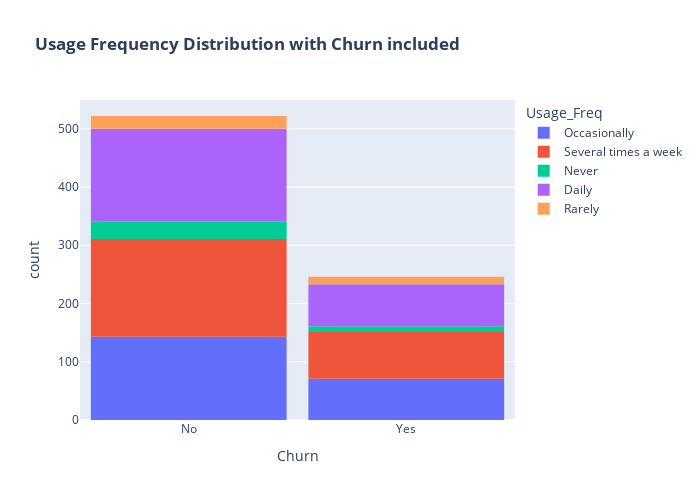

Notebook code cell kept with this figure:
### Code cell
fig = px.histogram(data, x="Churn", color="Usage_Freq", title="<b>Usage Frequency Distribution with Churn included </b>")
fig.update_layout(width=700, height=500, bargap=0.1)
fig.show()

### Figure 1 — Plotly figure (JSON) as saved in the notebook; plotly's stock layout.template omitted (floating-point values rounded to 4 significant figures; data arrays with more than 128 entries replaced by an {"elided": "..."} marker saying what was removed)
{"data": [{"alignmentgroup": "True", "bingroup": "x", "hovertemplate": "Usage_Freq=Occasionally<br>Churn=%{x}<br>count=%{y}<extra></extra>", "legendgroup": "Occasionally", "marker": {"color": "#636efa", "pattern": {"shape": ""}}, "name": "Occasionally", "offsetgroup": "Occasionally", "orientation": "v", "showlegend": true, "type": "histogram", "x": {"elided": "214 str values"}, "xaxis": "x", "yaxis": "y"}, {"alignmentgroup": "True", "bingroup": "x", "hovertemplate": "Usage_Freq=Several times a week<br>Churn=%{x}<br>count=%{y}<extra></extra>", "legendgroup": "Several times a week", "marker": {"color": "#EF553B", "pattern": {"shape": ""}}, "name": "Several times a week", "offsetgroup": "Several times a week", "orientation": "v", "showlegend": true, "type": "histogram", "x": {"elided": "248 str values"}, "xaxis": "x", "yaxis": "y"}, {"alignmentgroup": "True", "bingroup": "x", "hovertemplate": "Usage_Freq=Never<br>Churn=%{x}<br>count=%{y}<extra></extra>", "legendgroup": "Never", "marker": {"color": "#00cc96", "pattern": {"shape": ""}}, "name": "Never", "offsetgroup": "Never", "orientation": "v", "showlegend": true, "type": "histogram", "x": ["No", "No", "No", "No", "No", "Yes", "No", "Yes", "No", "No", "No", "No", "No", "Yes", "Yes", "Yes", "Yes", "No", "No", "Yes", "No", "No", "Yes", "No", "No", "No", "No", "No", "No", "No", "Yes", "No", "No", "No", "No", "Yes", "No", "No", "No", "No"], "xaxis": "x", "yaxis": "y"}, {"alignmentgroup": "True", "bingroup": "x", "hovertemplate": "Usage_Freq=Daily<br>Churn=%{x}<br>count=%{y}<extra></extra>", "legendgroup": "Daily", "marker": {"color": "#ab63fa", "pattern": {"shape": ""}}, "name": "Daily", "offsetgroup": "Daily", "orientation": "v", "showlegend": true, "type": "histogram", "x": {"elided": "231 str values"}, "xaxis": "x", "yaxis": "y"}, {"alignmentgroup": "True", "bingroup": "x", "hovertemplate": "Usage_Freq=Rarely<br>Churn=%{x}<br>count=%{y}<extra></extra>", "legendgroup": "Rarely", "marker": {"color": "#FFA15A", "pattern": {"shape": ""}}, "name": "Rarely", "offsetgroup": "Rarely", "orientation": "v", "showlegend": true, "type": "histogram", "x": ["No", "No", "No", "No", "Yes", "Yes", "No", "Yes", "Yes", "No", "No", "Yes", "Yes", "No", "Yes", "Yes", "No", "No", "No", "Yes", "No", "No", "Yes", "No", "No", "No", "No", "No", "No", "Yes", "No", "No", "Yes", "Yes", "No"], "xaxis": "x", "yaxis": "y"}], "layout": {"bargap": 0.1, "barmode": "relative", "height": 500, "legend": {"title": {"text": "Usage_Freq"}, "tracegroupgap": 0}, "title": {"text": "<b>Usage Frequency Distribution with Churn included </b>"}, "width": 700, "xaxis": {"anchor": "y", "domain": [0, 1], "title": {"text": "Churn"}}, "yaxis": {"anchor": "x", "domain": [0, 1], "title": {"text": "count"}}}}
